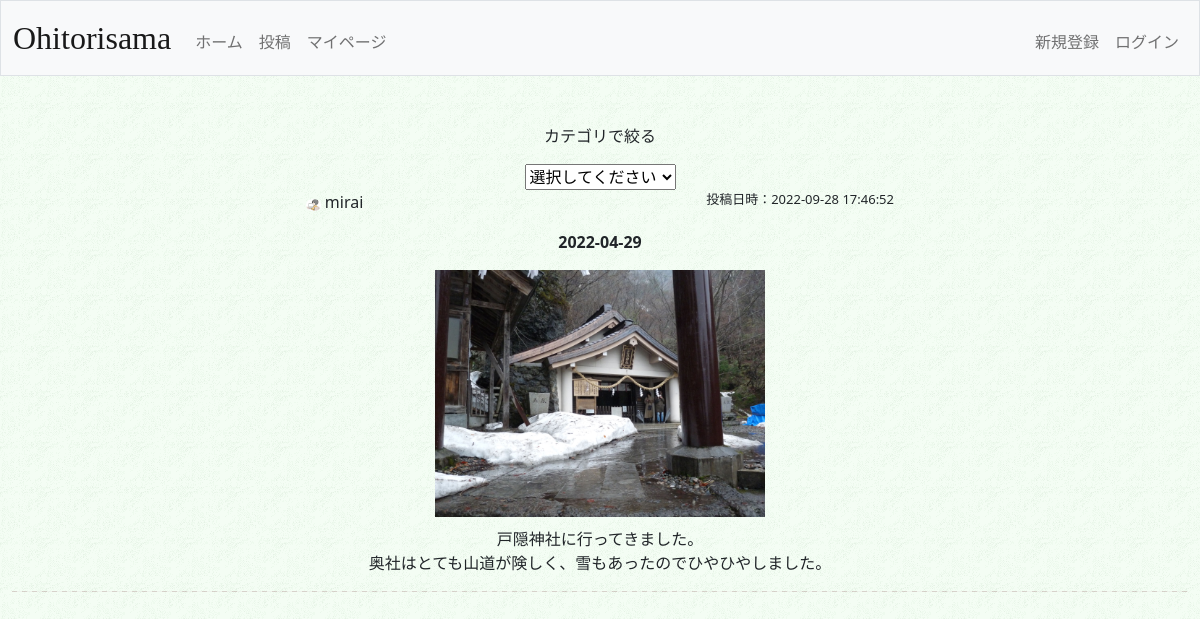
The app's page /home, older data.
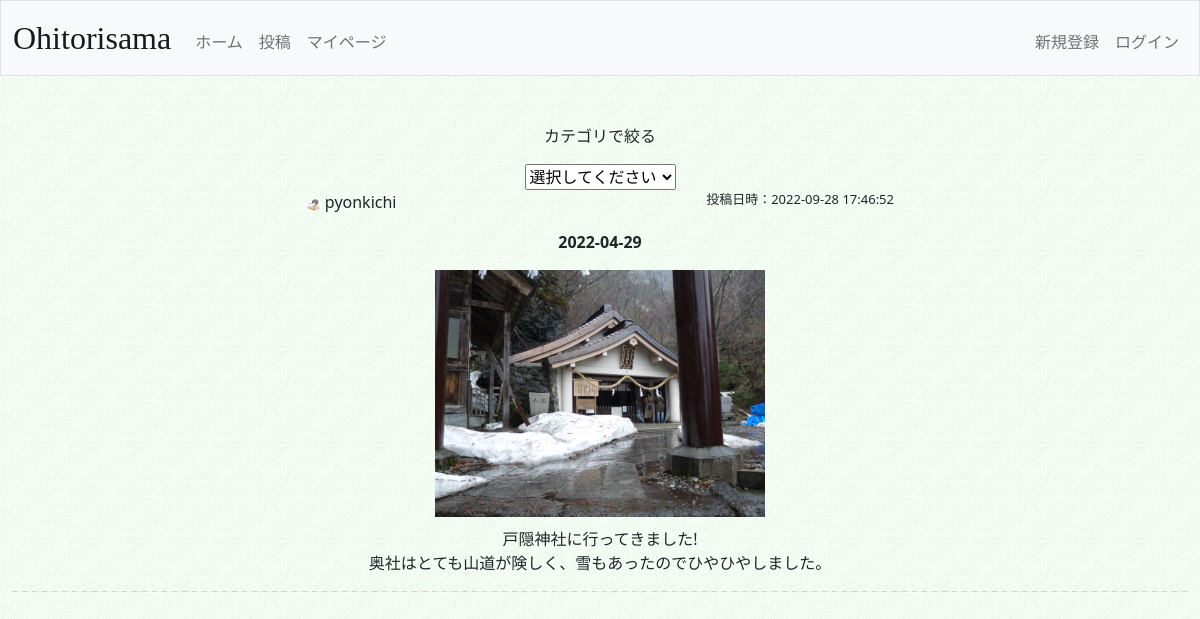
The same page, newer data.
### tables this page shows
CREATE TABLE 'posts'(
'id' INTEGER PRIMARY KEY AUTOINCREMENT NOT NULL,
'userid' INTEGER NOT NULL,
'go_on' TEXT,
'post_text' TEXT NOT NULL,
'photo_path' TEXT,
'posted_at' TIMESTAMP DEFAULT(datetime('now','localtime')),
'like' INTEGER DEFAULT 0, cate INTEGER NOT NULL DEFAULT 0);

CREATE TABLE 'users'(
'id' INTEGER PRIMARY KEY DEFAULT 0,
'username' TEXT NOT NULL,
'hash' TEXT NOT NULL,
'display_name' TEXT DEFAULT 'unknown',
'icon' TEXT,
'comment' TEXT DEFAULT 'よろしくお願いします',
'created_at' TIMESTAMP DEFAULT(datetime('now','localtime'))
);

### app.py (the view)
@app.route("/home", methods=["GET", "POST"])
def home():
    if request.method == "POST":
        cate = request.form.get('cate')
        con = sqlite3.connect("./ohitori.db")
        db = con.cursor()
        posts = db.execute("SELECT go_on,post_text,photo_path,posted_at,like,users.display_name AS display_name,users.icon AS icon FROM posts JOIN users ON posts.userid = users.id WHERE cate=? ORDER BY posted_at DESC",(cate,)).fetchall()
        con.close()
        return render_template("home.html",post=posts)
    else:
        con = sqlite3.connect("./ohitori.db")
        db = con.cursor()
        posts = db.execute("SELECT go_on,post_text,photo_path,posted_at,like,users.display_name AS display_name,users.icon AS icon FROM posts JOIN users ON posts.userid = users.id ORDER BY posted_at DESC").fetchall()
        print(posts)
        con.close()
        return render_template("home.html",posts=posts)

### app.py (called while the page is built)
@app.after_request
def after_request(response):
    response.headers["Cache-Control"] = "no-cache, no-store, must-revalidate"
    response.headers["Expires"] = 0
    response.headers["Pragma"] = "no-cache"
    return response

### templates/home.html (shortened to what this page needs)
{% extends "layout.html" %}
{% block main %}
    <div>
        <p>カテゴリで絞る</p>
        <select name="cate" id="pulldown">
            <option value="0">選択してください</option>
        </select>
    </div>
    {% for post in posts %}
        <div class="info">
            <div class="user">
                <img src="../upload/iconimg/{{ post[6]}}" class="posticon">
                <p style="display:inline-block">{{ post[5] }}</p>
            </div>
            <div class="posttime">
                <p>投稿日時：{{ post[3] }}</p>
            </div>
        </div>
        <div class="contents">
            {% if post[0] != None %}
                <p class="goon">{{ post[0]}}</p>
            {% endif %}
            {% if post[2] != None %}
                <img src="../upload/postimg/{{ post[2] }}" width="40%" style="margin-bottom: 10px;">
            {% endif %}
            <p>{{ post[1] }}</p>
        </div>
        <hr class="dash">
    {% endfor %}
{% endblock %}

Row changes from the older to the newer data that the page shows:
changed posts: display_name "mirai" → "pyonkichi"; post_text "戸隠神社に行ってきました。 奥社はとても山道が険しく、雪もあったのでひやひやしました。" → "戸隠神社に行ってきました! 奥社はとても山道が険しく、雪もあったのでひやひやしました。"
